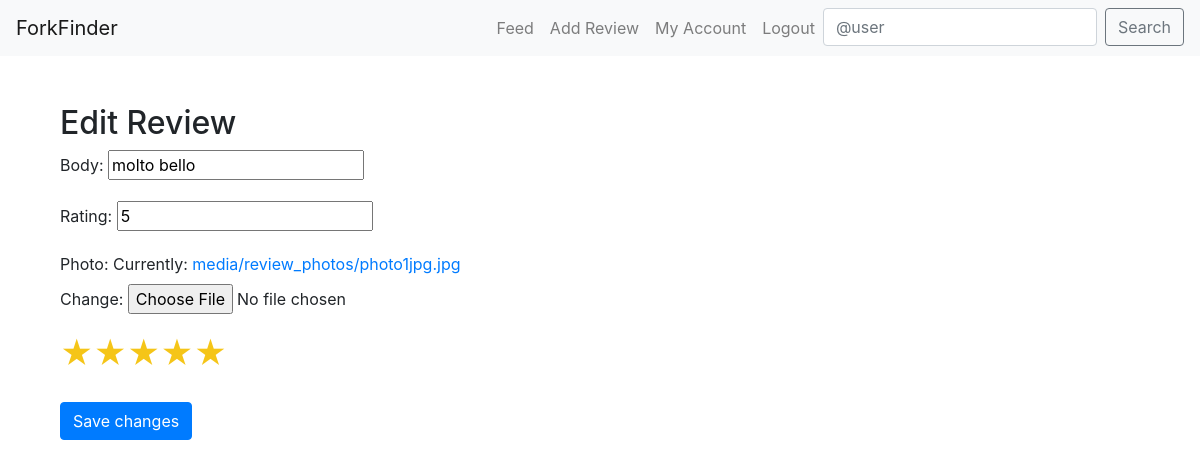
Page /edit_review/1/ (signed in) on the earlier database version.
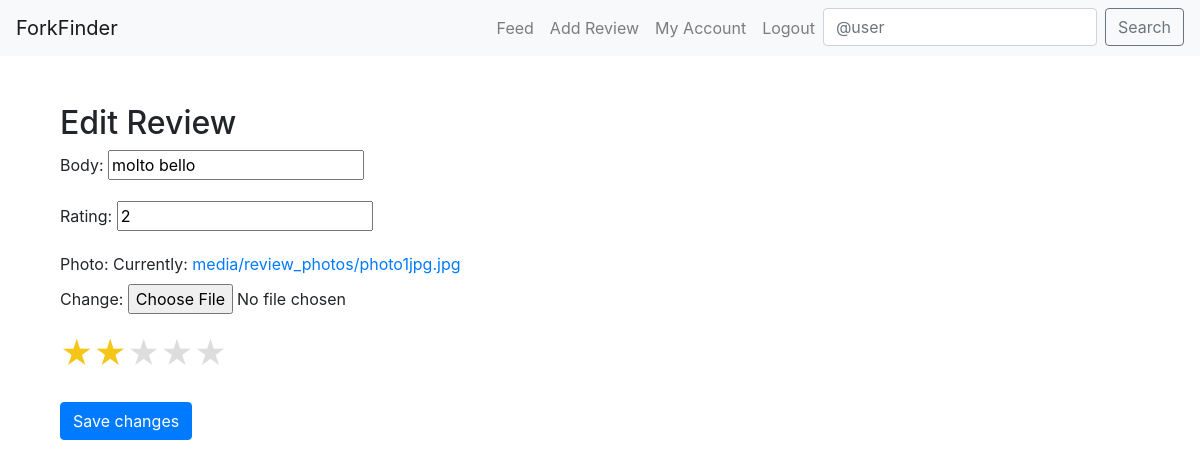
Same page on the later database version.
### core/models.py (models this page shows, shortened)
class Review(models.Model):
    user= models.ForeignKey(
        User, related_name="reviews", on_delete=models.CASCADE)
    restaurant = models.ForeignKey(
        Restaurant, on_delete=models.CASCADE)
    body = models.CharField(max_length=255)
    rating = models.PositiveSmallIntegerField()
    photo = models.ImageField(upload_to='media/review_photos/')
    is_featured = models.BooleanField(default=False)
    created_at = models.DateTimeField(auto_now_add=True)
    favorited_by = models.ManyToManyField(Profile, related_name='favorite_reviews', blank=True)

### core/views.py (the view)
# urls.py: path('edit_review/<int:pk>/', edit_review, name='edit_review'),
@login_required
def edit_review(request, pk):
    review = get_object_or_404(Review, pk=pk, user=request.user)
    if request.method == 'POST':
        form = ReviewForm(request.POST, request.FILES, instance=review)
        if form.is_valid():
            form.save()
            return redirect('profile', pk=request.user.pk)
    else:
        form = ReviewForm(instance=review)
    return render(request, 'edit_review.html', {'form': form, 'review': review})

### core/forms.py
class ReviewForm(forms.ModelForm):
    class Meta:
        model = Review
        fields = ['body', 'rating', 'photo']

### templates/edit_review.html (shortened to what this page needs)
{% extends "base.html" %}
{% block content %}
<div class="container">
    <h2>Edit Review</h2>
    <form method="post" enctype="multipart/form-data">
        {{ form.as_p }}
        <div class="form-group">
            <div class="star-rating">
                <input type="radio" id="star5" name="rating" value="5" {% if form.instance.rating == 5 %}checked{% endif %}><label for="star5" title="5 stars">&#9733;</label>
                <input type="radio" id="star4" name="rating" value="4" {% if form.instance.rating == 4 %}checked{% endif %}><label for="star4" title="4 stars">&#9733;</label>
                <input type="radio" id="star3" name="rating" value="3" {% if form.instance.rating == 3 %}checked{% endif %}><label for="star3" title="3 stars">&#9733;</label>
                <input type="radio" id="star2" name="rating" value="2" {% if form.instance.rating == 2 %}checked{% endif %}><label for="star2" title="2 stars">&#9733;</label>
                <input type="radio" id="star1" name="rating" value="1" {% if form.instance.rating == 1 %}checked{% endif %}><label for="star1" title="1 star">&#9733;</label>
            </div>
        </div>
        <button type="submit" class="btn btn-primary">Save changes</button>
    </form>
</div>
{% endblock %}

Differences in the rows shown:
changed Review "molto bello": rating "5" → "2"
